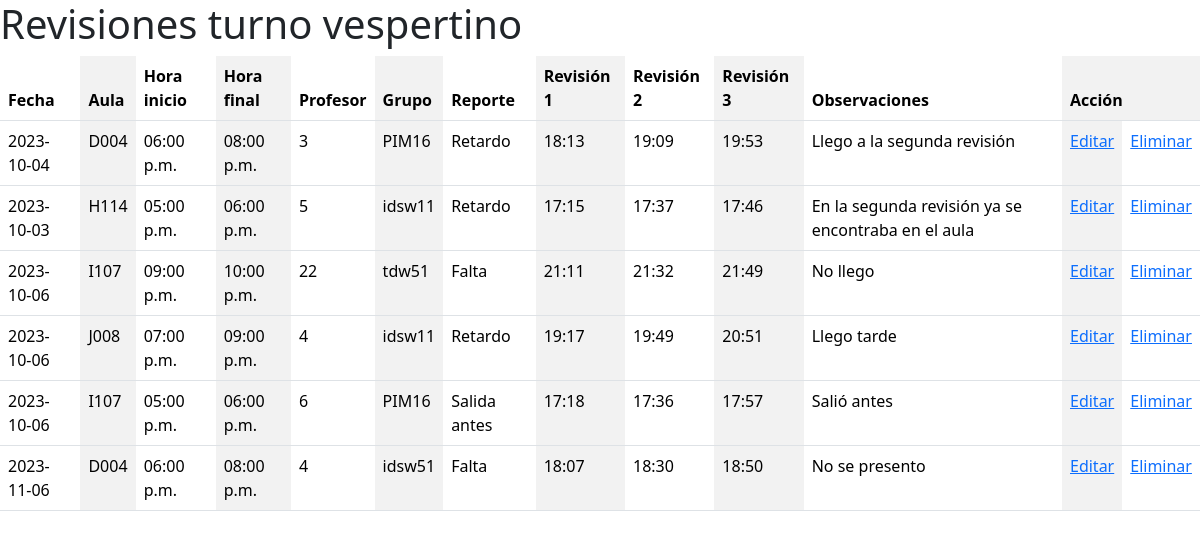
The app's page /layouts_admins/revisiones_TV.php, older data.
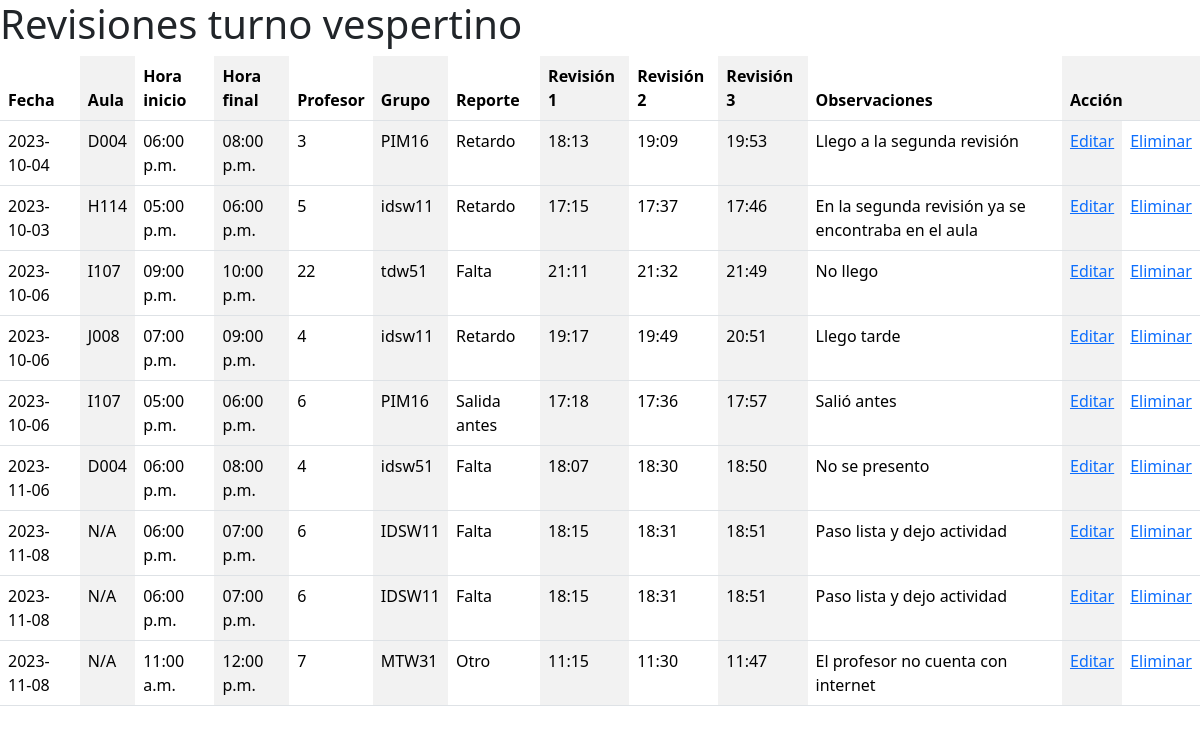
The same page, newer data.
### tables this page shows
CREATE TABLE IF NOT EXISTS `revisiones` (
  `id` int NOT NULL AUTO_INCREMENT,
  `fecha` date NOT NULL,
  `turno` varchar(10) NOT NULL,
  `aula` varchar(10) DEFAULT NULL,
  `hora_inicio` varchar(10) DEFAULT NULL,
  `hora_final` varchar(10) DEFAULT NULL,
  `modalidad` varchar(50) NOT NULL,
  `profesor` int DEFAULT NULL,
  `grupo` varchar(10) DEFAULT NULL,
  `reporte` varchar(50) DEFAULT NULL,
  `revision_1` varchar(10) NOT NULL,
  `revision_2` varchar(10) NOT NULL,
  `revision_3` varchar(10) NOT NULL,
  `observaciones` varchar(250) DEFAULT NULL,
  `justificado` varchar(2) NOT NULL,
  `comentarios` varchar(250) NOT NULL,
  PRIMARY KEY (`id`),
  KEY `profesor` (`profesor`)
);

### layouts_admins/revisiones_TV.php (the view, shortened to what this page needs)
<!DOCTYPE html>
<html lang="en">
<head>
    <link href="https://cdn.jsdelivr.net/npm/bootstrap@5.3.2/dist/css/bootstrap.min.css" rel="stylesheet">
</head>
<body>
<h1>Revisiones turno vespertino</h1>
<table class="table table-striped-columns">
  <thead>
    <tr>
      <th scope="col">Fecha</th>
      <th scope="col">Aula</th>
      <th scope="col">Hora inicio</th>
      <th scope="col">Hora final</th>
      <th scope="col">Profesor</th>
      <th scope="col">Grupo</th>
      <th scope="col">Reporte</th>
      <th scope="col">Revisión 1</th>
      <th scope="col">Revisión 2</th>
      <th scope="col">Revisión 3</th>
      <th scope="col">Observaciones</th>
      <th colspan="2">Acción</th>
    </tr>
  </thead>
  <?php
    include('../php/connection.php');
    $consul = "SELECT * FROM revisiones WHERE turno = 'T.V'";
    $resul = mysqli_query($connection, $consul) or die ("Algo salio mal");
    while($column = mysqli_fetch_array($resul)){
    echo "<tbody>";
        echo "<tr>";
        echo "<td>".$column['fecha']."</td>";
        echo "<td>".$column['aula']."</td>";
        echo "<td>".$column['hora_inicio']."</td>";
        echo "<td>".$column['hora_final']."</td>";
        echo "<td>".$column['profesor']."</td>";
        echo "<td>".$column['grupo']."</td>";
        echo "<td>".$column['reporte']."</td>";
        echo "<td>".$column['revision_1']."</td>";
        echo "<td>".$column['revision_2']."</td>";
        echo "<td>".$column['revision_3']."</td>";
        echo "<td>".$column['observaciones']."</td>";
        echo "<td><a href=>Editar</td>";
        echo "<td><a href=>Eliminar</td>";
        echo "</tr>";
    echo "</tbody>";
    }
  ?>
</table>
<script src="https://cdn.jsdelivr.net/npm/bootstrap@5.3.2/dist/js/bootstrap.min.js"></script></body>
</html>

Row changes from the older to the newer data that the page shows:
added revisiones: fecha "2023-11-08", aula "N/A", hora_inicio "06:00 p.m.", hora_final "07:00 p.m.", profesor "6", grupo "IDSW11", reporte "Falta", revision_1 "18:15", revision_2 "18:31", revision_3 "18:51", observaciones "Paso lista y dejo actividad"
added revisiones: fecha "2023-11-08", aula "N/A", hora_inicio "06:00 p.m.", hora_final "07:00 p.m.", profesor "6", grupo "IDSW11", reporte "Falta", revision_1 "18:15", revision_2 "18:31", revision_3 "18:51", observaciones "Paso lista y dejo actividad"
added revisiones: fecha "2023-11-08", aula "N/A", hora_inicio "11:00 a.m.", hora_final "12:00 p.m.", profesor "7", grupo "MTW31", reporte "Otro", revision_1 "11:15", revision_2 "11:30", revision_3 "11:47", observaciones "El profesor no cuenta con internet"
